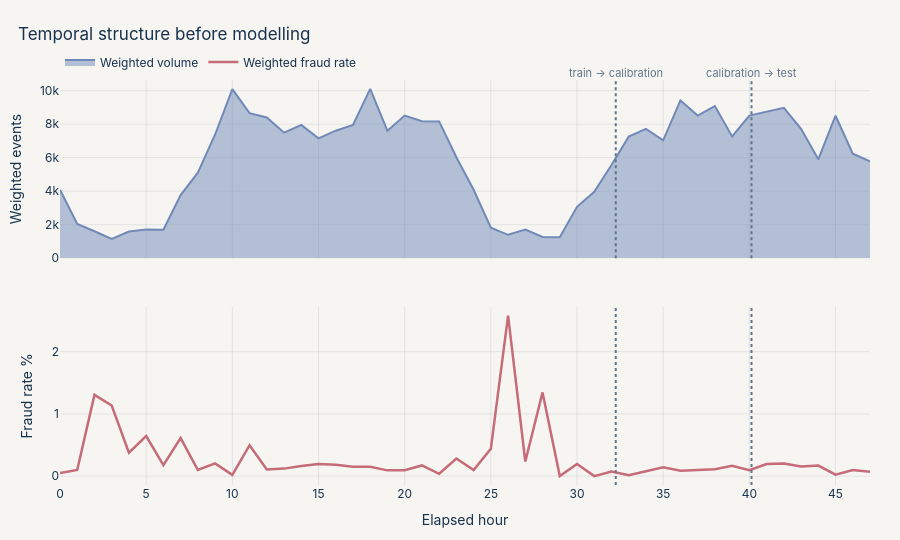

Notebook cell for this chart:
### Markdown cell above
## 2 · Chronological validation

The deployment question is: **can a model fitted on earlier events rank later events?** The primary split is therefore chronological by ordered row position:

- first 60% → model training;
- next 20% → probability calibration and policy selection;
- final 20% → untouched evaluation.

The extract includes all labelled frauds and a deterministic sample of legitimate events. Sampling weights restore source prevalence for population and policy metrics. This is a reproducible engineering demonstration, not a leaderboard benchmark.

### Code cell
df = df.sort_values(["Time", "_source_row_number"], kind="stable").reset_index(drop=True)
n = len(df)
train_end, cal_end = int(0.60 * n), int(0.80 * n)
train, cal, test = df.iloc[:train_end].copy(), df.iloc[train_end:cal_end].copy(), df.iloc[cal_end:].copy()

def split_row(name, frame):
    return {
        "split": name, "rows": len(frame), "frauds": int(frame["Class"].sum()),
        "weighted prevalence": np.average(frame["Class"], weights=frame["sampling_weight"]),
        "start hour": frame["Time"].min() / 3600, "end hour": frame["Time"].max() / 3600,
    }

split_table = pd.DataFrame([
    split_row("Train", train), split_row("Calibration", cal), split_row("Test", test)
])
assert (split_table["frauds"] > 0).all()
display(split_table.style.hide(axis="index").format({
    "weighted prevalence": "{:.4%}", "start hour": "{:.1f}", "end hour": "{:.1f}"
}))

hourly = df.assign(hour=(df["Time"] // 3600).astype(int)).groupby("hour").apply(
    lambda g: pd.Series({
        "weighted_volume": g["sampling_weight"].sum(),
        "weighted_fraud_rate": np.average(g["Class"], weights=g["sampling_weight"])
    }), include_groups=False
).reset_index()
fig = make_subplots(rows=2, cols=1, shared_xaxes=True, vertical_spacing=0.12)
fig.add_trace(go.Scatter(
    x=hourly["hour"], y=hourly["weighted_volume"], fill="tozeroy",
    line={"color": COLORS["blue"], "width": 2}, name="Weighted volume"
), row=1, col=1)
fig.add_trace(go.Scatter(
    x=hourly["hour"], y=hourly["weighted_fraud_rate"] * 100,
    line={"color": COLORS["rose"], "width": 2.5}, name="Weighted fraud rate"
), row=2, col=1)
for boundary, label in [(train["Time"].max() / 3600, "train → calibration"),
                        (cal["Time"].max() / 3600, "calibration → test")]:
    fig.add_vline(x=boundary, line_dash="dot", line_color=COLORS["slate"])
    fig.add_annotation(x=boundary, y=1.04, yref="paper", text=label, showarrow=False,
                       font={"size": 11, "color": COLORS["slate"]})
fig.update_yaxes(title_text="Weighted events", row=1, col=1)
fig.update_yaxes(title_text="Fraud rate %", row=2, col=1)
fig.update_xaxes(title_text="Elapsed hour", row=2, col=1)
style_figure(fig, "Temporal structure before modelling", height=540)
show(fig)

### Figure 1 — Plotly figure (JSON) as saved in the notebook; plotly's stock layout.template omitted (floating-point values rounded to 4 significant figures)
{"data": [{"fill": "tozeroy", "line": {"color": "#7189B8", "width": 2}, "name": "Weighted volume", "type": "scatter", "x": [0, 1, 2, 3, 4, 5, 6, 7, 8, 9, 10, 11, 12, 13, 14, 15, 16, 17, 18, 19, 20, 21, 22, 23, 24, 25, 26, 27, 28, 29, 30, 31, 32, 33, 34, 35, 36, 37, 38, 39, 40, 41, 42, 43, 44, 45, 46, 47], "xaxis": "x", "y": [4083.0, 2043.0, 1608.0, 1147.0, 1593.0, 1711.0, 1703.0, 3764.0, 5106.0, 7384.0, 10090.0, 8659.0, 8398.0, 7491.0, 7948.0, 7156.0, 7609.0, 7947.0, 10100.0, 7602.0, 8510.0, 8176.0, 8165.0, 6025.0, 4085.0, 1822.0, 1396.0, 1704.0, 1264.0, 1247.0, 3067.0, 3968.0, 5559.0, 7256.0, 7715.0, 7039.0, 9417.0, 8510.0, 9079.0, 7267.0, 8510.0, 8746.0, 8974.0, 7721.0, 5905.0, 8504.0, 6241.0, 5786.0], "yaxis": "y"}, {"line": {"color": "#C66B78", "width": 2.5}, "name": "Weighted fraud rate", "type": "scatter", "x": [0, 1, 2, 3, 4, 5, 6, 7, 8, 9, 10, 11, 12, 13, 14, 15, 16, 17, 18, 19, 20, 21, 22, 23, 24, 25, 26, 27, 28, 29, 30, 31, 32, 33, 34, 35, 36, 37, 38, 39, 40, 41, 42, 43, 44, 45, 46, 47], "xaxis": "x2", "y": [0.04898, 0.09792, 1.306, 1.134, 0.3766, 0.6427, 0.1761, 0.6111, 0.09792, 0.2032, 0.01982, 0.4966, 0.1072, 0.1201, 0.1636, 0.1956, 0.184, 0.151, 0.1485, 0.09208, 0.094, 0.1712, 0.03674, 0.2821, 0.09792, 0.4391, 2.578, 0.2347, 1.345, 0.0, 0.1956, 0.0, 0.07196, 0.01378, 0.07777, 0.1421, 0.08495, 0.094, 0.1101, 0.1651, 0.094, 0.1944, 0.2006, 0.1554, 0.1694, 0.02352, 0.09614, 0.06914], "yaxis": "y2"}], "layout": {"annotations": [{"font": {"color": "#60758A", "size": 11}, "showarrow": false, "text": "train → calibration", "x": 32.25, "y": 1.04, "yref": "paper"}, {"font": {"color": "#60758A", "size": 11}, "showarrow": false, "text": "calibration → test", "x": 40.12, "y": 1.04, "yref": "paper"}], "font": {"color": "#17324D", "family": "Inter, Aptos, Arial"}, "height": 540, "hoverlabel": {"bgcolor": "#FFFFFF", "font": {"color": "#17324D"}}, "legend": {"orientation": "h", "x": 0, "y": 1.08}, "margin": {"b": 55, "l": 60, "r": 30, "t": 80}, "paper_bgcolor": "#F7F5F2", "plot_bgcolor": "#F7F5F2", "shapes": [{"line": {"color": "#60758A", "dash": "dot"}, "type": "line", "x0": 32.25, "x1": 32.25, "xref": "x", "y0": 0, "y1": 1, "yref": "y domain"}, {"line": {"color": "#60758A", "dash": "dot"}, "type": "line", "x0": 32.25, "x1": 32.25, "xref": "x2", "y0": 0, "y1": 1, "yref": "y2 domain"}, {"line": {"color": "#60758A", "dash": "dot"}, "type": "line", "x0": 40.12, "x1": 40.12, "xref": "x", "y0": 0, "y1": 1, "yref": "y domain"}, {"line": {"color": "#60758A", "dash": "dot"}, "type": "line", "x0": 40.12, "x1": 40.12, "xref": "x2", "y0": 0, "y1": 1, "yref": "y2 domain"}], "title": {"text": "Temporal structure before modelling", "x": 0.02, "xanchor": "left"}, "xaxis": {"anchor": "y", "domain": [0.0, 1.0], "gridcolor": "rgba(23,50,77,0.09)", "matches": "x2", "showticklabels": false, "zeroline": false}, "xaxis2": {"anchor": "y2", "domain": [0.0, 1.0], "gridcolor": "rgba(23,50,77,0.09)", "title": {"text": "Elapsed hour"}, "zeroline": false}, "yaxis": {"anchor": "x", "domain": [0.56, 1.0], "gridcolor": "rgba(23,50,77,0.09)", "title": {"text": "Weighted events"}, "zeroline": false}, "yaxis2": {"anchor": "x2", "domain": [0.0, 0.44], "gridcolor": "rgba(23,50,77,0.09)", "title": {"text": "Fraud rate %"}, "zeroline": false}}}
